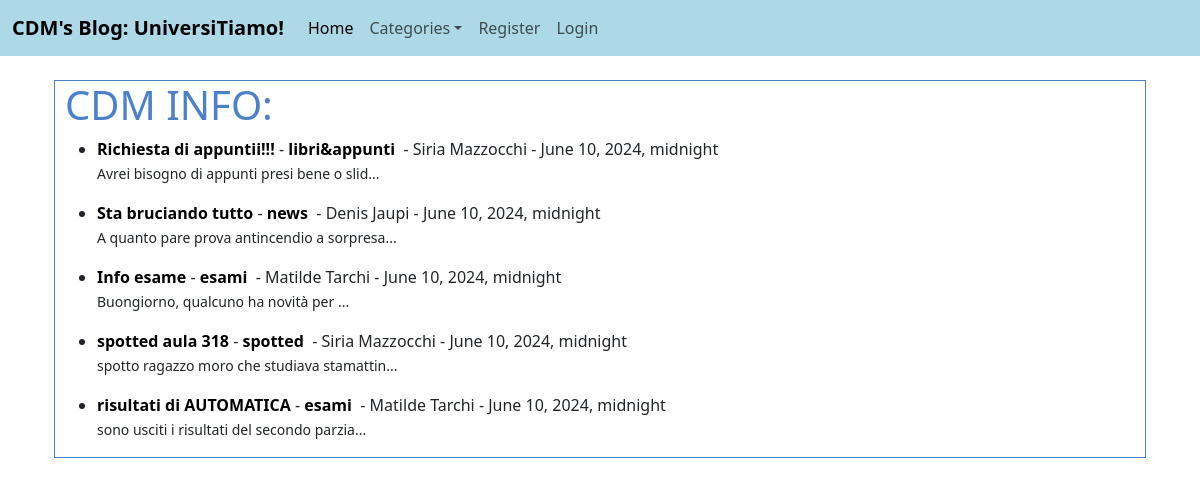
The page / on the database its author committed.
### elaboratoPPM/models.py (models this page shows, shortened)
class Post(models.Model):
    title = models.CharField(max_length=255)
    author = models.ForeignKey(User, on_delete=models.CASCADE)
    body = RichTextField(blank=True, null=True)
    post_date = models.DateTimeField(auto_now_add=True)
    category = models.CharField(max_length=255, choices= CATEGORY_CHOICES, default='blog')
    likes = models.ManyToManyField(User, related_name='blog_posts')

### elaboratoPPM/views.py (the view)
# urls.py: path('', HomeView.as_view(), name='home'),
class HomeView(ListView):
    model = Post
    template_name = 'home.html'
    ordering = ['-post_date']
    def get_context_data(self, *args, **kwargs):
        cat_menu = Category.objects.all()
        context = super(HomeView, self).get_context_data(*args, **kwargs)
        context['cat_menu'] = cat_menu
        return context

### elaboratoPPM/models.py (called while the page is built)
    def __str__(self):
        return self.name

### elaboratoPPM/templates/home.html (shortened to what this page needs)
{% extends "base.html" %}
{% block content %}
<div class="container">
        <div class="bottom_side" style="border: 1px solid #4C81C9; padding-left: 10px">
            <h1 style="color: #4C81C9">CDM INFO:</h1>
            <ul>
                {% for post in object_list %}
                    {% if post.category != "blog" %}
                        <li>
                            <a href="{% url 'article_detail' post.pk %}">{{ post.title }}</a> -
                            <a href="{% url 'category' post.category %}">{{ post.category }}</a>
                            <span>&nbsp;-&nbsp;</span>{{ post.author.first_name }} {{ post.author.last_name }} - {{ post.post_date }}
                            <small>{{ post.body|slice:"45"|safe }}...</small>
                        </li>
                    {% endif %}
                {% endfor %}
            </ul>
        </div>
</div>
{% endblock %}

### elaboratoPPM/templates/base.html (shortened to what this page needs)
<!doctype html>
<html lang="en">
{%load static%}
  <head>
      <link href="https://cdn.jsdelivr.net/npm/bootstrap@5.3.3/dist/css/bootstrap.min.css" rel="stylesheet">
      <link href="{% static '/myproject/css/style.css' %}" rel="stylesheet">
  </head>
  <body>
  <nav class="navbar navbar-expand-lg" style="background-color: lightblue; color: black">
  <div class="container-fluid">
    <a class="navbar-brand"><strong>CDM's Blog: UniversiTiamo!</strong></a>
    <div class="collapse navbar-collapse">
      <ul class="navbar-nav me-auto">
        <li class="nav-item">
          <a class="nav-link active" href="{% url 'home' %}">Home
          </a>
        </li>
        {% if user.is_authenticated %}
            <li class="nav-item dropdown">
              <a class="nav-link dropdown-toggle" data-bs-toggle="dropdown" href="#" role="button" aria-haspopup="true" aria-expanded="false">Categories</a>
              <div class="dropdown-menu">
                {% for item in cat_menu %}
                  <a class="dropdown-item" href="{%url 'category' item %}">{{item}}</a>
                {% endfor %}
              </div>
            </li>
            <li class="nav-item">
              <a class="nav-link" href="{% url 'add_post'%}">Add Post</a>
            </li>
        {% else %}
          <li class="nav-item dropdown">
              <a class="nav-link dropdown-toggle" data-bs-toggle="dropdown" href="#" role="button" aria-haspopup="true" aria-expanded="false">Categories</a>
            </li>
            <li class="nav-item">
              <a class="nav-link" href="{% url 'register'%}">Register</a>
            </li>
            <li class="nav-item">
              <a class="nav-link" href="{% url 'login'%}">Login</a>
            </li>
        {% endif %}
      </ul>
    </div>
  </div>
</nav>
  <br/>
  <div class="container">
    {% block content %}
    {% endblock %}
  </div>
  </body>
</html>

### static/myproject/css/style.css (style rules this page uses)
a { color: black; text-decoration: none; font-weight: bold }

### rows shown on the page
Post: title "Richiesta di appuntii!!!", category "libri&appunti", author.first_name "Siria", author.last_name "Mazzocchi", post_date "June 10, 2024, midnight", body "Avrei bisogno di appunti presi bene o slid"
Post: title "Sta bruciando tutto", category "news", author.first_name "Denis", author.last_name "Jaupi", post_date "June 10, 2024, midnight", body "A quanto pare prova antincendio a sorpresa"
Post: title "Info esame", category "esami", author.first_name "Matilde", author.last_name "Tarchi", post_date "June 10, 2024, midnight", body "Buongiorno, qualcuno ha novità per"
Post: title "spotted aula 318", category "spotted", author.first_name "Siria", author.last_name "Mazzocchi", post_date "June 10, 2024, midnight", body "spotto ragazzo moro che studiava stamattin"
Post: title "risultati di AUTOMATICA", category "esami", author.first_name "Matilde", author.last_name "Tarchi", post_date "June 10, 2024, midnight", body "sono usciti i risultati del secondo parzia"
